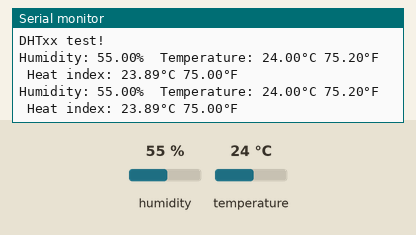
This sketch was run on a simulated ESP32. Parts: the last lines printed to the serial monitor. The test bench sets the inputs (shaded band); at power-on: humidity 55 %, temperature 24 °C.

Above: at 10.8 s.
10.9 s: humidity set to 22 %
At 16.2 s:
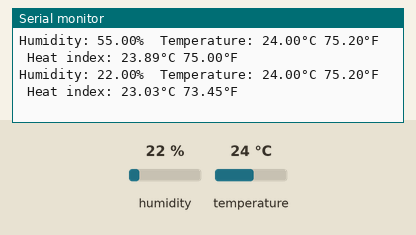
18.4 s: temperature set to 12 °C
At 21.5 s:
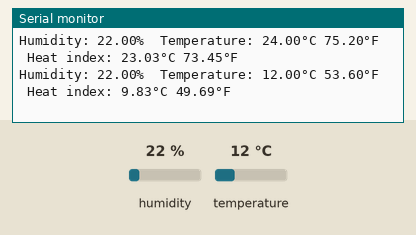
25.9 s: humidity set to 40 %
At 30.8 s:
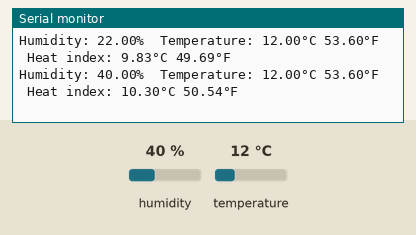
Timing chart, 0 to 32.3 s (numbered marks = the images above; inputs shaded):
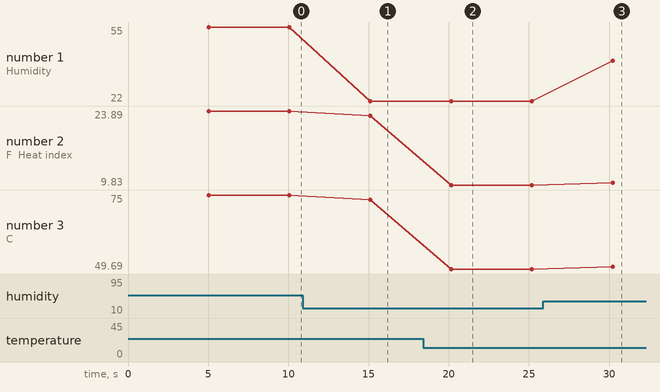

Measured:
- after the input at 10.9 s, the serial monitor: prints a new line after 4.2 s (image 1)
- after the input at 18.4 s, the serial monitor: prints a new line after 1.7 s (image 2)
- after the input at 25.9 s, the serial monitor: prints a new line after 4.3 s (image 3)
- plotted number 1: 55 → 22 after the input at 10.9 s, 22 → 40 after the input at 25.9 s
- plotted number 2: 23.89 → 23.03 after the input at 10.9 s, 23.03 → 9.83 after the input at 18.4 s, 9.83 → 10.3 after the input at 25.9 s
- plotted number 3: 75 → 73.45 after the input at 10.9 s, 73.45 → 49.69 after the input at 18.4 s, 49.69 → 50.54 after the input at 25.9 s

The sketch:

DHT11_X_NODE.ino
```cpp
/*
  Example testing sketch for various DHT humidity/temperature sensors
  Written by ladyada, public domain
  Modify by Gustavo Reynaga for:

  X-NODE MCU WIFI BLE (ESP32-WROOM-32)

  led -> IO4 ESP32 (POWER)


  Notas	          ESP32 |  Pin          Mikro BUS       Pin	    ESP32 Notas
  Analógico	      IO32  |  AN     1	    AN    PWM	  16	PWM  |	IO33    PWM
  Reset	          RST   |  RST    2	    RST	  INT	  15	INT	 |  IO26    Interrupción
  SPI Chip Select	IO2   |  CS	    3	    CS	  RX	  14	RX	 |  IO16    UART Receptor
  SPI Clock	      IO18  |  SCK    4	    SCK	  TX	  13	TX	 |  IO17      UART Transmisor
  SPI Data Out	  IO19  |  MISO   5	    MISO	SCL	  12	SCL	 |  IO22      I2C Clock
  SPI Data In	    IO23  |  MOSI   6	    MOSI	SDA	  11	SDA	 |  IO21      I2C Data
  Voltaje	        3V3	  |  3V3    7	    3.3V	5V	  10	5V	 |  5V      Voltaje
  GND	            GND	  |  GND    8	    GND	  GND	  9	  GND	 |  GND      GND
  LED (POWER)     IO4

*/


#include "DHT.h"

#define DHTPIN 21     // Digital pin connected to the DHT sensor

// Uncomment whatever type you're using!
#define DHTTYPE DHT11   // DHT 11
//#define DHTTYPE DHT22   // DHT 22  (AM2302), AM2321
//#define DHTTYPE DHT21   // DHT 21 (AM2301)

DHT dht(DHTPIN, DHTTYPE);

void setup() {
  Serial.begin(9600);
  Serial.println(F("DHTxx test!"));

  dht.begin();
}

void loop() {
  // Wait a few seconds between measurements.
  delay(5000);

  // Reading temperature or humidity takes about 250 milliseconds!
  // Sensor readings may also be up to 2 seconds 'old' (its a very slow sensor)
  float h = dht.readHumidity();
  // Read temperature as Celsius (the default)
  float t = dht.readTemperature();
  // Read temperature as Fahrenheit (isFahrenheit = true)
  float f = dht.readTemperature(true);

  // Check if any reads failed and exit early (to try again).
  if (isnan(h) || isnan(t) || isnan(f)) {
    Serial.println(F("Failed to read from DHT sensor!"));
    return;
  }

  // Compute heat index in Fahrenheit (the default)
  float hif = dht.computeHeatIndex(f, h);
  // Compute heat index in Celsius (isFahreheit = false)
  float hic = dht.computeHeatIndex(t, h, false);

  Serial.print(F("Humidity: "));
  Serial.print(h);
  Serial.print(F("%  Temperature: "));
  Serial.print(t);
  Serial.print(F("°C "));
  Serial.print(f);
  Serial.print(F("°F  Heat index: "));
  Serial.print(hic);
  Serial.print(F("°C "));
  Serial.print(hif);
  Serial.println(F("°F"));
}
```
